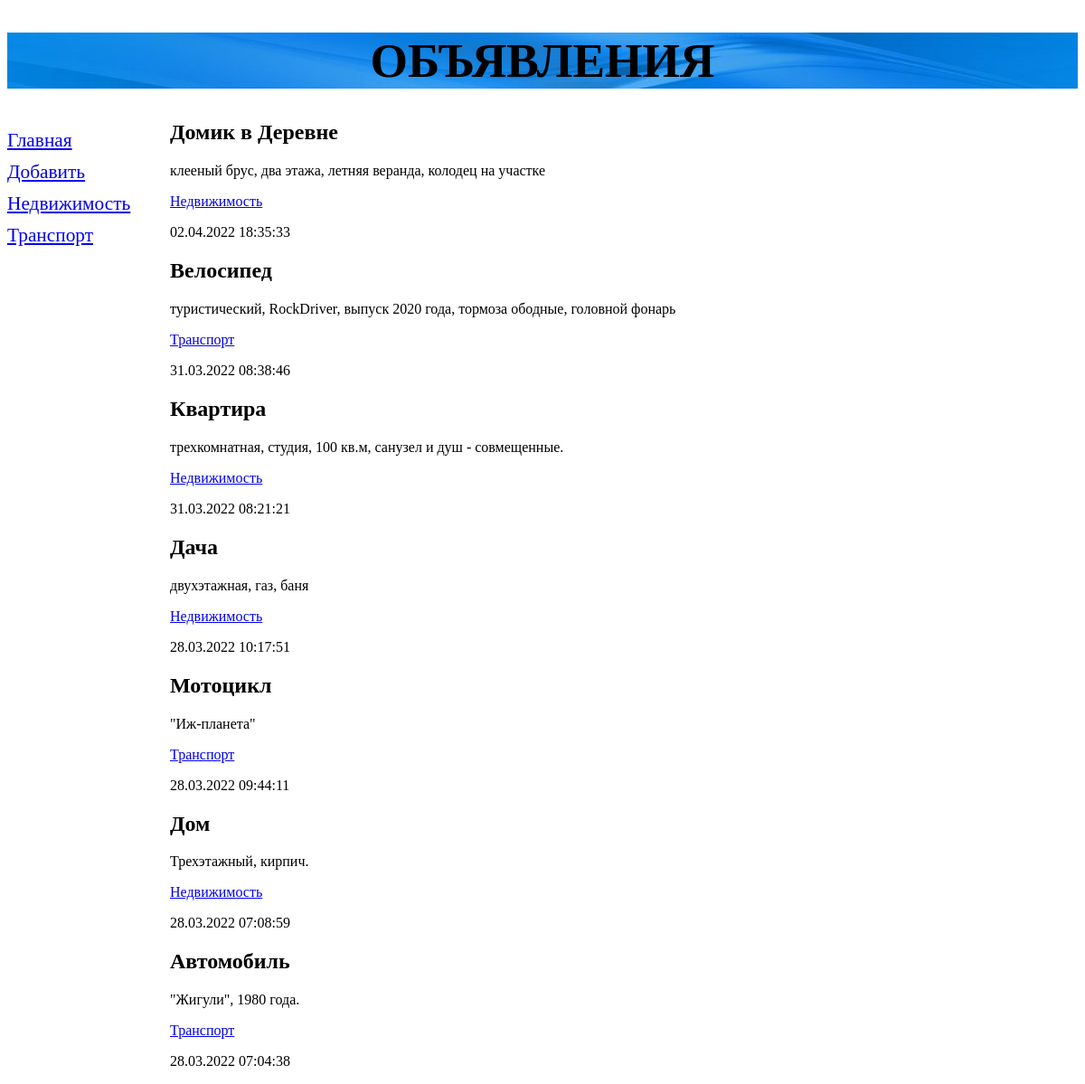
The page / on the database its author committed.
### bboard/models.py (models this page shows, shortened)
class Rubric(models.Model):
    name = models.CharField(max_length=20, db_index=True, verbose_name='Название')
    class Meta:
        verbose_name_plural = "Рубрики"
        verbose_name        = "Рубрика"
        ordering            = ['name']

class Bb(models.Model):
    title       = models.CharField(max_length=50, verbose_name='Товар')
    content     = models.TextField(null=True, blank=True, verbose_name='Описание')
    price       = models.FloatField(null=True, blank=True, verbose_name='Цена')
    published   = models.DateTimeField(auto_now_add=True, db_index=True, verbose_name='Опубликовано')
    rubric      = models.ForeignKey('Rubric', null=True, verbose_name='Рубрика', on_delete=models.PROTECT)
    class Meta:
        verbose_name_plural = "Объявления"
        verbose_name        = "Объявление"
        ordering            = ['-published']

### bboard/views.py (the view)
# urls.py: path('', views.index, name='index'),
def index(request):
    bbs     = Bb.objects.all()
    rubrics = Rubric.objects.all()
    context = {
        'bbs': bbs,
        'rubrics': rubrics,
    }
    return render(request, 'bboard/index.html', context=context)

### bboard/templates/bboard/index.html
{% extends 'layout/basic.html' %}
{% block content %}
    {% for bb in bbs %}
        <div>
            <h2>{{ bb.title }}</h2>
            <p>{{ bb.content }}</p>
            <p><a href="{% url 'by_rubric' bb.rubric.pk %}/">
                {{ bb.rubric.name }}</a></p>
            <p>{{ bb.published|date:"d.m.Y H:i:s" }}</p>
        </div>
    {% endfor %}
{% endblock content %}

### bboard/templates/layout/basic.html (shortened to what this page needs)
{% load static %}
<!DOCTYPE html>
<html>
    <head>
        <link rel="stylesheet" type="text/css" href="{% static 'bboard/style.css' %}">
    </head>
    <body>
        <header>
            <h1>Объявления</h1>
        </header>
        <nav>
            <a href="{% url 'index' %}">Главная</a>
            <a href="{% url 'add' %}">Добавить</a>
            {% for rubric in rubrics %}
                <a href="{% url 'by_rubric' rubric.pk %}">
                    {{ rubric.name }}
                </a>
            {% endfor %}
        </nav>
        <section>
            {% block content %}
            {% endblock content %}
        </section>
    </body>
</html>

### bboard/static/bboard/style.css (style rules this page uses)
header h1 { font-size: 40pt; text-transform: uppercase; text-align: center; background: url('bg.jpg') left / auto no-repeat; }
nav { font-size: 16pt; width: 150px; float: left; }
nav a { display: block; margin: 10px 0px; }
section { margin-left: 180px; }

### rows shown on the page
Rubric: name "Недвижимость"
Rubric: name "Транспорт"
Bb: title "Домик в Деревне", content "клееный брус, два этажа, летняя веранда, колодец на участке", rubric.name "Недвижимость", published "02.04.2022 18:35:33"
Bb: title "Велосипед", content "туристический, RockDriver, выпуск 2020 года, тормоза ободные, головной фонарь", rubric.name "Транспорт", published "31.03.2022 08:38:46"
Bb: title "Квартира", content "трехкомнатная, студия, 100 кв.м, санузел и душ - совмещенные.", rubric.name "Недвижимость", published "31.03.2022 08:21:21"
Bb: title "Дача", content "двухэтажная, газ, баня", rubric.name "Недвижимость", published "28.03.2022 10:17:51"
Bb: title "Мотоцикл", content "\"Иж-планета\"", rubric.name "Транспорт", published "28.03.2022 09:44:11"
Bb: title "Дом", content "Трехэтажный, кирпич.", rubric.name "Недвижимость", published "28.03.2022 07:08:59"
Bb: title "Автомобиль", content "\"Жигули\", 1980 года.", rubric.name "Транспорт", published "28.03.2022 07:04:38"
